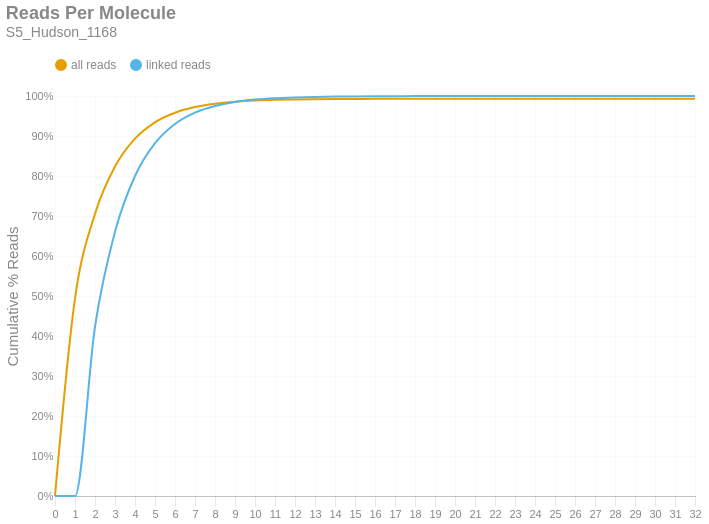

This figure's notebook cell:
### Markdown cell above
### Reads per Molecule
This chart shows the cumulative distribution of the number of reads per linked molecule. That is, how many alignments are associated with a unique molecule. This excludes the number of reads associated with invalid or absent linked-read barcodes. The `linked` histogram is the percentages recalculated when disregarding singletons.

### Code cell
if SKIPLR:
    print_html(f"Skipped")
else:
    counts = np.bincount(valids['reads'].cast(pl.Int64).to_numpy())
    weighted = counts * np.arange(len(counts))
    all_perc = weighted / n_reads
    linked_perc = weighted / n_linked_reads
    linked_perc[1] = 0
    binned_df = pl.DataFrame({
        'readsper': list(range(len(counts))),
        'all reads (cumsum)': np.cumsum(all_perc).tolist(),
        'linked reads (cumsum)': np.cumsum(linked_perc).tolist(),
    })

    with SafeRender(binned_df):
        (
            density_plot(binned_df, 'Reads Per Molecule', samplename, 'readspmol')
            .encode(
                x=alt.X('readsper:O', title=None).axis(labelAngle=0).scale(padding=0),
                y=alt.Y('value:Q', title='Cumulative % Reads').axis(format='%').stack(False),
                color=alt.Color("key:N").scale(domain=["all reads", "linked reads"]),
                tooltip=[
                    alt.Tooltip("key:N", title="Data Type"),
                    alt.Tooltip("readsper:O", title="Reads Per Molecule"),
                    alt.Tooltip("value:Q", format=".2%", title="% Reads (Cum.)")
                ]            
            )
        ).display()

### Figure 1 — Vega-Lite specification as saved in the notebook (floating-point values rounded to 4 significant figures)
{"width": "container", "height": 400, "config": {"title": {"anchor": "start", "dy": -15, "fontSize": 18, "color": "#888888", "subtitleColor": "#888888", "subtitleFontSize": 14}, "arc": {"fill": "#0072B2"}, "axis": {"domainColor": "#888888", "domainWidth": 0.5, "gridWidth": 0.2, "grid": false, "titleFontWeight": 400, "titleFontSize": 15, "labelFontSize": 11, "labelColor": "#888888", "tickColor": "#888888", "tickWidth": 0.2, "titleColor": "#888888"}, "axisBand": {"grid": false}, "axisX": {"grid": true, "tickSize": 10, "domainCap": "round"}, "axisY": {"domain": false, "grid": true, "tickSize": 0, "domainCap": "round"}, "background": "transparent", "header": {"labelFontSize": 15, "labelColor": "#888888", "titleFontSize": 15, "titleFontWeight": 600, "titleColor": "#888888"}, "legend": {"labelFont": "sans-serif", "labelFontSize": 12, "labelColor": "#888888", "symbolSize": 100, "symbolType": "circle", "titleFontSize": 12, "titlePadding": 10, "titleColor": "#888888", "title": null, "orient": "top"}, "range": {"category": ["#E69F00", "#56B4E9", "#009E73", "#F0E442", "#0072B2", "#D55E00", "#CC79A7", "#000000"], "diverging": ["#cfe8f3", "#a2d4ec", "#73bfe2", "#46abdb", "#1696d2", "#12719e"]}, "area": {"fill": "#0072B2", "fillOpacity": 0.7, "line": true, "strokeOpacity": 0.7}, "line": {"color": "#0072B2", "stroke": "#0072B2", "strokeWidth": 2}, "trail": {"color": "#0072B2", "stroke": "#0072B2", "strokeWidth": 0, "size": 1}, "point": {"filled": true, "fillOpacity": 1.0, "size": 95}, "text": {"color": "#888888", "fontSize": 11, "align": "right", "fontWeight": 400, "size": 11}, "bar": {"fill": "#0072B2", "stroke": null}, "view": {"stroke": null, "continuousWidth": 660, "continuousHeight": 400}}, "data": {"name": "data-abb7483f3f1ddcea326ef1e44191b61c"}, "mark": {"type": "line", "interpolate": "monotone", "point": {"opacity": 0, "size": 275}}, "encoding": {"color": {"field": "key", "scale": {"domain": ["all reads", "linked reads"]}, "type": "nominal"}, "tooltip": [{"field": "key", "title": "Data Type", "type": "nominal"}, {"field": "readsper", "title": "Reads Per Molecule", "type": "ordinal"}, {"field": "value", "format": ".2%", "title": "% Reads (Cum.)", "type": "quantitative"}], "x": {"axis": {"labelAngle": 0}, "field": "readsper", "scale": {"padding": 0}, "title": null, "type": "ordinal"}, "y": {"axis": {"format": "%"}, "field": "value", "stack": false, "title": "Cumulative % Reads", "type": "quantitative"}}, "params": [{"name": "param_c36ac31b6afebe62", "select": {"type": "point", "fields": ["key"]}, "bind": "legend"}], "title": {"text": "Reads Per Molecule", "subtitle": "S5_Hudson_1168"}, "transform": [{"fold": ["all reads (cumsum)", "linked reads (cumsum)"]}, {"calculate": "replace(datum.key, ' (cumsum)', '')", "as": "key"}, {"filter": {"param": "param_c36ac31b6afebe62"}}], "usermeta": {"embedOptions": {"downloadFileName": "S5_Hudson_1168.readspmol"}}, "$schema": "https://vega.github.io/schema/vega-lite/v6.1.0.json", "datasets": {"data-abb7483f3f1ddcea326ef1e44191b61c": [{"readsper": 0, "all reads (cumsum)": 0.0, "linked reads (cumsum)": 0.0}, {"readsper": 1, "all reads (cumsum)": 0.4941, "linked reads (cumsum)": 0.0}, {"readsper": 2, "all reads (cumsum)": 0.7053, "linked reads (cumsum)": 0.4231}, {"readsper": 3, "all reads (cumsum)": 0.8237, "linked reads (cumsum)": 0.6604}, {"readsper": 4, "all reads (cumsum)": 0.8933, "linked reads (cumsum)": 0.8}, {"readsper": 5, "all reads (cumsum)": 0.9342, "linked reads (cumsum)": 0.882}, {"readsper": 6, "all reads (cumsum)": 0.9582, "linked reads (cumsum)": 0.93}, {"readsper": 7, "all reads (cumsum)": 0.9724, "linked reads (cumsum)": 0.9584}, {"readsper": 8, "all reads (cumsum)": 0.9807, "linked reads (cumsum)": 0.975}, {"readsper": 9, "all reads (cumsum)": 0.9857, "linked reads (cumsum)": 0.9851}, {"readsper": 10, "all reads (cumsum)": 0.9886, "linked reads (cumsum)": 0.991}, {"readsper": 11, "all reads (cumsum)": 0.9904, "linked reads (cumsum)": 0.9945}, {"readsper": 12, "all reads (cumsum)": 0.9914, "linked reads (cumsum)": 0.9965}, {"readsper": 13, "all reads (cumsum)": 0.992, "linked reads (cumsum)": 0.9978}, {"readsper": 14, "all reads (cumsum)": 0.9924, "linked reads (cumsum)": 0.9986}, {"readsper": 15, "all reads (cumsum)": 0.9927, "linked reads (cumsum)": 0.999}, {"readsper": 16, "all reads (cumsum)": 0.9928, "linked reads (cumsum)": 0.9994}, {"readsper": 17, "all reads (cumsum)": 0.9929, "linked reads (cumsum)": 0.9995}, {"readsper": 18, "all reads (cumsum)": 0.993, "linked reads (cumsum)": 0.9997}, {"readsper": 19, "all reads (cumsum)": 0.993, "linked reads (cumsum)": 0.9998}, {"readsper": 20, "all reads (cumsum)": 0.9931, "linked reads (cumsum)": 0.9999}, {"readsper": 21, "all reads (cumsum)": 0.9931, "linked reads (cumsum)": 0.9999}, {"readsper": 22, "all reads (cumsum)": 0.9931, "linked reads (cumsum)": 0.9999}, {"readsper": 23, "all reads (cumsum)": 0.9931, "linked reads (cumsum)": 0.9999}, {"readsper": 24, "all reads (cumsum)": 0.9931, "linked reads (cumsum)": 1.0}, {"readsper": 25, "all reads (cumsum)": 0.9931, "linked reads (cumsum)": 1.0}, {"readsper": 26, "all reads (cumsum)": 0.9931, "linked reads (cumsum)": 1.0}, {"readsper": 27, "all reads (cumsum)": 0.9931, "linked reads (cumsum)": 1.0}, {"readsper": 28, "all reads (cumsum)": 0.9931, "linked reads (cumsum)": 1.0}, {"readsper": 29, "all reads (cumsum)": 0.9931, "linked reads (cumsum)": 1.0}, {"readsper": 30, "all reads (cumsum)": 0.9931, "linked reads (cumsum)": 1.0}, {"readsper": 31, "all reads (cumsum)": 0.9931, "linked reads (cumsum)": 1.0}, {"readsper": 32, "all reads (cumsum)": 0.9931, "linked reads (cumsum)": 1.0}]}}
